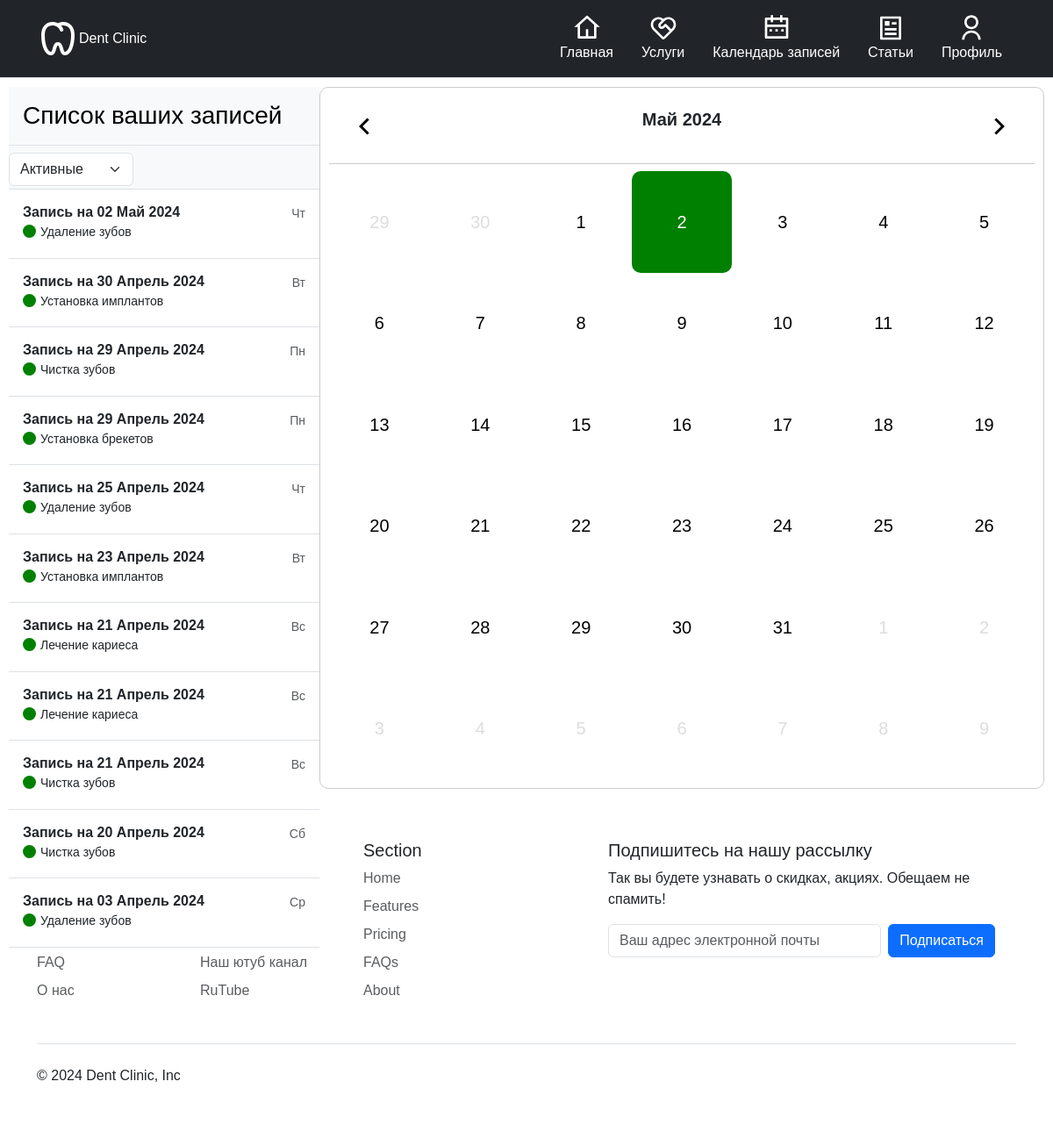
The app's page /clinic/calendar/ (signed in) with its own data.
### clinic/models.py (models this page shows, shortened)
class Appointment(models.Model):
    class Meta:
        verbose_name = "Запись"
        verbose_name_plural = "Записи"
        ordering = ["-date"]
        indexes = [models.Index(fields=["-date"])]
    patient = models.ForeignKey(User, on_delete=models.CASCADE,
                                related_name="patient_appointments")
    doctor = models.ForeignKey(Doctor, on_delete=models.CASCADE,
                               related_name="doctor_appointments")
    date = models.DateTimeField()
    target = models.ForeignKey(Service, on_delete=models.CASCADE,
                               related_name="service_appointments",
                               null=True)

class Service(models.Model):
    class Meta:
        verbose_name = "Услуга"
        verbose_name_plural = "Услуги"
    name = models.CharField(max_length=200)
    slug = models.SlugField(max_length=300)
    description = models.TextField()
    price = models.DecimalField(max_digits=8, decimal_places=2)
    def __str__(self):
        return self.name

### clinic/views.py (the view)
# urls.py: path("calendar/", views.appointments_calendar, name="appointments"),
def appointments_calendar(request):
    user = request.user
    appointments = user.patient_appointments.all()
    today = datetime.datetime.today()
    day = int(request.GET.get("day", today.day))
    month = int(request.GET.get("month", today.month))
    year = int(request.GET.get("year", today.year))
    next_month = (month + 1) % 12 if month != 11 else 12
    prev_month = month - 1 if month != 1 else 12
    next_year = year + 1 * (next_month == 1)
    prev_year = year - 1 * (prev_month == 12)
    selected_date = datetime.date(year=year,
                                  month=month, day=day)
    print(selected_date)
    cal = make_calendar_page(datetime.date(year=year,
                                           month=month, day=1))
    clicked = request.GET.get("clicked", "False")
    clicked = clicked == "True"
    app_id = request.GET.get("app_id", None)
    if clicked and app_id:
        sel_app = appointments.get(id=app_id)
    else:
        sel_app = None
    show = request.GET.get("show", "1")
    if show == "1":
        appointments.filter(date__gt=today)
    elif show == "2":
        appointments.filter(date__lt=today)
    return render(request, "appointments_page.html",
                  {"calendar": cal, "sel_date": selected_date,
                   "prev_month": prev_month, "next_month": next_month,
                   "prev_year": prev_year, "next_year": next_year,
                   "clicked": clicked, "appointments": appointments,
                   "sel_app": sel_app, "show": show})

### clinic/func.py (called while the page is built)
def number_of_days(date: datetime.date):
    first_day_of_next_month = date.replace(day=1, month=(date.month + 1) % 12 if date.month != 11 else 1)
    last_day_of_current_month = first_day_of_next_month - datetime.timedelta(days=1)
    return last_day_of_current_month.day

### clinic/templates/appointments_page.html (shortened to what this page needs)
{% extends "base.html" %}
{% load static %}
{% block styles %}
<link rel="stylesheet" href="{% static 'css/calendarr.css' %}">
<link rel="stylesheet" href="{% static 'css/appointments_page2.css' %}">
{% endblock %}
{% block content %}
<div class="content" style="height: 800px;">
    <div class="d-flex flex-column align-items-stretch flex-shrink-0 bg-body-tertiary"
         style="width: 30%; height: 100%;">
        {% if clicked %}
        <a href="{% url 'clinic:appointments' %}?year={{ sel_date.year }}&month={{ sel_date.month }}&day={{ sel_date.day }}&clicked=False&show={{ show }}&filt_date={{ filt_date }}"
           class="d-flex align-items-center flex-shrink-0 p-3 link-body-emphasis text-decoration-none border-bottom">
            <span class="fs-5 fw-semibold">&#8592; Вернуться</span>
        </a>
        <div class="list-group list-group-flush border-bottom scrollarea">
            {% if sel_app %}
            <p>Запись на {{ sel_app.date|date:"d F Y H:i" }}</p>
            <p>Врач: {{ sel_app.doctor }}</p>
            <p>Цель визита: {{ sel_app.target }}</p>
            {% else %}
            <p>Записей на этот день нет</p>
            {% endif %}
        </div>
        {% else %}
        <h3 class="d-flex align-items-center flex-shrink-0 p-3 link-body-emphasis text-decoration-none border-bottom">
            Список ваших записей</h3>
        <div class="list-group list-group-flush border-bottom scrollarea">
            {% include "cal_filter.html" %}
            {% for app in appointments %}
            <a href="{% url 'clinic:appointments' %}?year={{ app.date.year }}&month={{ app.date.month }}&day={{ app.date|date:'d' }}&app_id={{ app.id }}&clicked=True&show={{ show }}&filt_date={{ filt_date }}"
               class="list-group-item list-group-item-action py-3 lh-sm">
                <div class="d-flex w-100 align-items-center justify-content-between">
                    <strong class="mb-1">Запись на {{ app.date|date:"d F Y" }}</strong>
                    <small class="text-body-secondary">{{ app.date | date:"D" }}</small>
                </div>
                <div class="col-10 mb-1 small" style="display: flex;">
                    <div class="circle"></div>
                    {{ app.target }}
                </div>
            </a>
            {% endfor %}
        </div>
        {% endif %}
    </div>
    {% include "calendar.html" with calendar=calendar sel_date=sel_date %}
</div>
{% endblock %}

### clinic/static/css/appointments_page2.css (style rules this page uses)
.content { margin: 10px; display: flex; }
.circle { width: 15px; height: 15px; border-radius: 50%; background-color: green; margin-right: 5px; }

### records on screen
Appointment: date "02 Май 2024", date "Чт", target "Удаление зубов"
Appointment: date "30 Апрель 2024", date "Вт", target "Установка имплантов"
Appointment: date "29 Апрель 2024", date "Пн", target "Чистка зубов"
Appointment: date "29 Апрель 2024", date "Пн", target "Установка брекетов"
Appointment: date "25 Апрель 2024", date "Чт", target "Удаление зубов"
Appointment: date "23 Апрель 2024", date "Вт", target "Установка имплантов"
Appointment: date "21 Апрель 2024", date "Вс", target "Лечение кариеса"
Appointment: date "21 Апрель 2024", date "Вс", target "Лечение кариеса"
Appointment: date "21 Апрель 2024", date "Вс", target "Чистка зубов"
Appointment: date "20 Апрель 2024", date "Сб", target "Чистка зубов"
Appointment: date "03 Апрель 2024", date "Ср", target "Удаление зубов"

### other values on screen
{{ sel_date|date:"F Y" }} "Май 2024"
{{ day.0 }} "29" "30"
{{ day.0 }} "1" "3" "4" "5" "6" "7" "8" "9" "10" "11" "12" "13" "14" "15" "16" "17" "18" "19" "20" "21" "22" "23" "24" "25" "26" "27" "28" "29" "30" "31"
{{ day.0 }} "2"
{{ day.0 }} "1" "2" "3" "4" "5" "6" "7" "8" "9"
